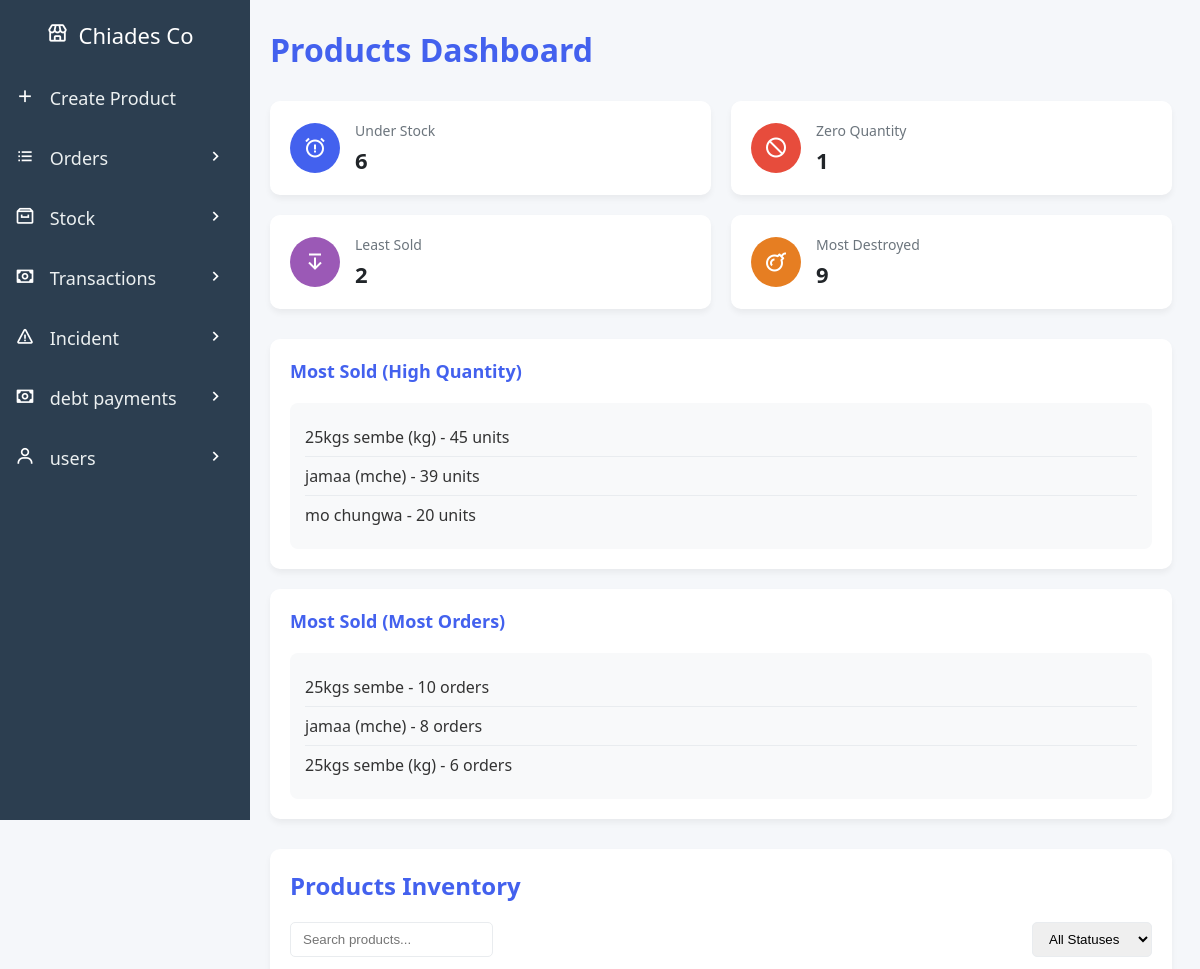
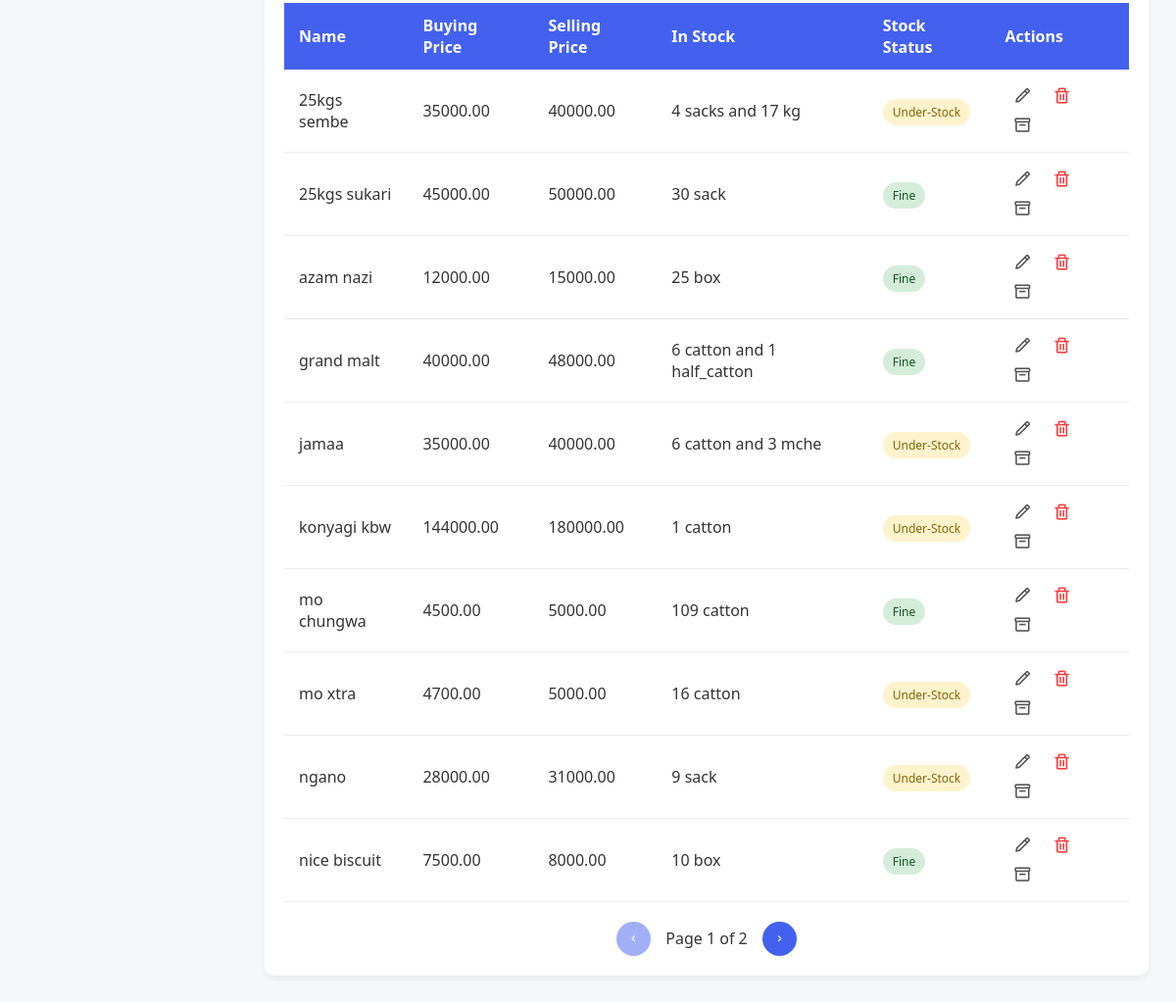
The page /products.php (signed in) on the database its author committed (2 pictures, top to bottom).
### tables this page shows
CREATE TABLE `products` (
  `product_id` int(11) NOT NULL,
  `company_id` int(100) DEFAULT NULL,
  `created_by` int(100) DEFAULT NULL,
  `name` varchar(50) DEFAULT NULL,
  `quantity` decimal(10,2) DEFAULT NULL,
  `quantified` varchar(20) DEFAULT NULL,
  `under_stock_reminder` decimal(10,2) DEFAULT NULL,
  `buying_price` decimal(10,2) DEFAULT NULL,
  `selling_price` decimal(10,2) DEFAULT NULL,
  `image_path` varchar(255) DEFAULT NULL
);

CREATE TABLE `units` (
  `unit_id` int(11) NOT NULL,
  `product_id` int(11) DEFAULT NULL,
  `company_id` int(11) NOT NULL,
  `created_by` int(11) NOT NULL,
  `name` varchar(20) DEFAULT NULL,
  `per_single_quantity` decimal(10,2) DEFAULT NULL,
  `buying_price` decimal(10,2) DEFAULT NULL,
  `selling_price` decimal(10,2) DEFAULT NULL,
  `available_units` decimal(10,2) DEFAULT NULL
);

### products_table.php (the view, shortened to what this page needs)
<?php
include 'db_connection.php';
$companyId = $_SESSION['company_id'];
$itemsPerPage = 10;
$page = isset($_GET['page']) ? (int)$_GET['page'] : 1;
$offset = ($page - 1) * $itemsPerPage;
$query = "SELECT * FROM products WHERE company_id = $companyId
          ORDER BY
            CASE WHEN name REGEXP '^[^a-zA-Z]' THEN 0 ELSE 1 END,
            name ASC
          LIMIT $itemsPerPage OFFSET $offset";
$result = mysqli_query($conn, $query);
?>
<table id="products-table">
    <thead>
        <tr>
            <th>Name</th>
            <th>Buying Price</th>
            <th>Selling Price</th>
            <th>In Stock</th>
            <th>Stock Status</th>
            <th>Actions</th>
        </tr>
    </thead>
    <tbody>
        <?php while($row = mysqli_fetch_assoc($result)): ?>
            <?php
                $productId = $row['product_id'];
                $quantity = $row['quantity'];
                $quantifiedAs = $row['quantified'];
                $underStockReminder = $row['under_stock_reminder'];
                $stockStatus = $quantity < $underStockReminder ? 'under-stock' : 'fine';
                $wholeQuantity = floor($quantity);
                $decimalQuantity = $quantity - $wholeQuantity;
                if ($decimalQuantity > 0) {
                    $unitQuery = "SELECT name, per_single_quantity FROM units
                                WHERE product_id = $productId
                                ORDER BY per_single_quantity ASC LIMIT 1";
                    $unitResult = mysqli_query($conn, $unitQuery);
                    if ($unitRow = mysqli_fetch_assoc($unitResult)) {
                        $perSingleQuantity = isset($unitRow['per_single_quantity']) ? $unitRow['per_single_quantity'] : 1;
                        $decimalUnits = floor($decimalQuantity * $perSingleQuantity);
                        $quantityDisplay = $wholeQuantity . " " . $quantifiedAs . " and " . $decimalUnits . " " . $unitRow['name'];
                    } else {
                        $quantityDisplay = $wholeQuantity . " " . $quantifiedAs;
                    }
                } else {
                    $quantityDisplay = $wholeQuantity . " " . $quantifiedAs;
                }
            ?>
            <tr>
                <td><?= htmlspecialchars($row['name']) ?></td>
                <td><?= htmlspecialchars($row['buying_price']) ?></td>
                <td><?= htmlspecialchars($row['selling_price']) ?></td>
                <td><?= $quantityDisplay ?></td>
                <td><span class="status-badge status-<?= $stockStatus ?>"><?= ucfirst($stockStatus) ?></span></td>
                <td>
                    <a href="edit-product.php?id=<?= $row['product_id'] ?>" class="action-btn view"><i class='bx bx-pencil'></i></a>
                    <a href="delete-product.php?id=<?= $row['product_id'] ?>" class="action-btn delete"><i class='bx bx-trash'></i></a>
                    <a href="view-create_units.php?id=<?= $row['product_id'] ?>" class="action-btn view"><i class='bx bx-box'></i></a>
                </td>
            </tr>
        <?php endwhile; ?>
    </tbody>
</table>

### css/products.css (style rules this page uses)
:root { --primary: #4361ee; --secondary: #3f37c9; --success: #4cc9f0; --danger: #f72585; --warning: #f8961e; --info: #4895ef; --light: #f8f9fa; --dark: #212529; --white: #ffffff; --gray: #6c757d; --gray-light: #e9ecef; --red: #e74c3c; --orange: #e67e22; --green: #2ecc71; --purple: #9b59b6; }
body { font-family: 'Segoe UI', Tahoma, Geneva, Verdana, sans-serif; background-color: #f5f7fa; margin-left: 250px; padding: 0; color: #333; }
#products-table { width: 100%; border-collapse: collapse; }
#products-table th { background-color: var(--primary); color: white; padding: 12px 15px; text-align: left; }
#products-table td { padding: 12px 15px; border-bottom: 1px solid var(--gray-light); }
.status-badge { padding: 5px 10px; border-radius: 20px; font-size: 12px; font-weight: 500; text-transform: capitalize; }
.status-fine { background-color: #d4edda; color: #155724; }
.status-under-stock { background-color: #fff3cd; color: #856404; }
.action-btn { display: inline-flex; align-items: center; justify-content: center; width: 30px; height: 30px; border-radius: 50%; color: #555; background: transparent; border: none; cursor: pointer; font-size: 1.2rem; margin: 0 3px; text-decoration: none; }
.action-btn.delete { color: #ff3d3d; }

### rows shown on the page
products: name "25kgs sembe", buying_price "35000.00", selling_price "40000.00", quantityDisplay "4 sacks and 17 kg", stockStatus "Under-Stock"
products: name "25kgs sukari", buying_price "45000.00", selling_price "50000.00", quantityDisplay "30 sack", stockStatus "Fine"
products: name "azam nazi", buying_price "12000.00", selling_price "15000.00", quantityDisplay "25 box", stockStatus "Fine"
products: name "grand malt", buying_price "40000.00", selling_price "48000.00", quantityDisplay "6 catton and 1 half_catton", stockStatus "Fine"
products: name "jamaa", buying_price "35000.00", selling_price "40000.00", quantityDisplay "6 catton and 3 mche", stockStatus "Under-Stock"
products: name "konyagi kbw", buying_price "144000.00", selling_price "180000.00", quantityDisplay "1 catton", stockStatus "Under-Stock"
products: name "mo chungwa", buying_price "4500.00", selling_price "5000.00", quantityDisplay "109 catton", stockStatus "Fine"
products: name "mo xtra", buying_price "4700.00", selling_price "5000.00", quantityDisplay "16 catton", stockStatus "Under-Stock"
products: name "ngano", buying_price "28000.00", selling_price "31000.00", quantityDisplay "9 sack", stockStatus "Under-Stock"
products: name "nice biscuit", buying_price "7500.00", selling_price "8000.00", quantityDisplay "10 box", stockStatus "Fine"

### other values the page prints
$underStockResult "6"
$zeroQuantityResult "1"
$leastSoldResult "2"
$destroyedProductsResult "9"
$row['name'] "25kgs sembe (kg)"
$row['total_quantity_sold'] "45"
$row['name'] "jamaa (mche)"
$row['total_quantity_sold'] "39"
$row['name'] "mo chungwa"
$row['total_quantity_sold'] "20"
$row['name'] "25kgs sembe"
$row['order_count'] "10"
$row['order_count'] "8"
$row['order_count'] "6"
$page "1"
